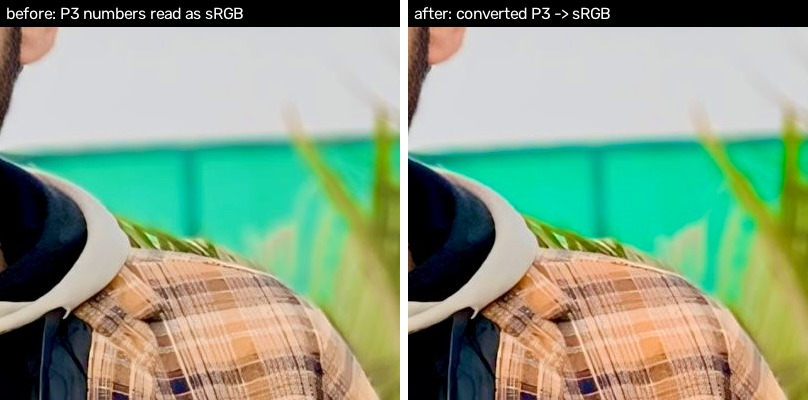
#> input picture fix-validation/2026-10-14/phase2-examples/display_p3_photo.jpg, 808 x 400 px; its folder holds only this picture in this run
$ python -i denoise_guard.py   (imports and definitions only)   (older library calls are emulated)
#> lines starting #> are read from the running program, lines starting #| are printed output that depends on the picture
"""Decide whether a denoised candidate is worth keeping.

Denoising trades grain for detail. This module measures both sides of that trade
against the image as it was immediately before denoising, and accepts the
candidate only when it removed real noise and left the structure alone.

All measurements are on the luminance channel, in 32-pixel blocks. The blocks
are ranked by how much large-scale structure they hold; the flattest quarter is
where noise is measured and the most structured quarter is where detail is.
Near-black and near-white blocks are left out, because grain is clipped there.

* **Noise removed.** Fine-band energy (what a one-pixel blur takes away) in the
  flat blocks, before and after, in grey levels. Flat regions hold almost no
  detail, so what disappears there is noise.
* **Structured detail kept.** Mid-band energy (one octave coarser) in the
  structured blocks, *minus the same energy in the flat blocks*. The flat blocks
  give the noise floor in that band, so the difference is structure alone. This
  is what makes the measure independent of how strong or how correlated the
  noise is: removing noise lowers both terms equally and leaves it unchanged.
* **Edges kept.** The same, for gradient energy.

Evidence (real CPU processing; grain was synthetic and Gaussian). On 110
ground-truth cases from 22 photographs, clean and with added grain:

* The noise-removed and noise-share limits were fixed on four photographs and
  then applied unchanged to the other eighteen. The residual-whiteness limit
  could not be: no case on the four photographs depends on it, so it was chosen
  with the eighteen in view and has no held-out check. Together they kept 50 of
  the 59 held-out cases where denoising moved the result toward the clean
  original and refused 18 of the 21 where it moved it away.
* The pipeline's edge-aware denoiser kept 1.00 of the structured detail in every
  one of those cases, helpful or not, so the detail limits never fired on it. A
  plain Gaussian blur given as the candidate kept 0.26 to 0.82 and was refused
  every time. The detail limits are therefore a guard against a destructive
  candidate, verified against one, not a tuned quality threshold.

What this cannot see: fine-band texture (skin pores, fabric weave) in flat
regions is indistinguishable from grain by any measure here, and real sensor
noise is signal-dependent, which a flat-region noise floor only approximates.
The limits need re-checking on full-resolution real photographs.
"""
import cv2
import numpy as np
from django.conf import settings

# Candidate strengths tried in order: the full candidate, then blends back toward
# the pre-denoise reference.
BLEND_STRENGTHS = (1.0, 0.85, 0.7, 0.55, 0.4)
_WINDOW = 1024       # analysis windows keep the cost bounded on large photos
_GRID = 3            # ...at most a 3x3 spread of them
_BLOCK = 32
_USABLE_RANGE = (16.0, 239.0)  # mean grey level outside which grain is clipped
_MINIMUM_STRUCTURE = 1.0  # squared grey levels: below this there is no structure to protect


# [8 lines left out: function _windows, not called in this run]


def _bands(gray):
    """Squared ``(fine, mid, edge)`` detail and the smooth base they were taken from."""
    gray = gray.astype(np.float32)
    blur_fine = cv2.GaussianBlur(gray, (0, 0), 1.0)
    smooth = cv2.GaussianBlur(gray, (0, 0), 2.5)
    fine = np.abs(gray - blur_fine)
    mid = (blur_fine - smooth) ** 2
    edge = _gradient(blur_fine) ** 2
    return fine, mid, edge, smooth


# [6 lines left out: function _block_means, not called in this run]


def _gradient(image):
    return cv2.magnitude(
        cv2.Sobel(image, cv2.CV_32F, 1, 0, ksize=3), cv2.Sobel(image, cv2.CV_32F, 0, 1, ksize=3),
    )


class _Region:
    """One analysis window of the reference, with its flat and structured blocks chosen."""

    # [69 lines left out: functions __init__, _energies, compare, _retention, _summarise, not called in this run]


class DenoiseReference:
    """The pre-denoise image, analysed once and compared with each candidate."""

    # [60 lines left out: functions __init__, set_faces, _face_window, measure, limits, not called in this run]


def _below(value, minimum):
    return value is not None and value < minimum


# [64 lines left out: functions violations, judge_candidate, not called in this run]


_REJECTION_TEXT = {
    "too_little_noise_removed": "Denoising removed too little noise to justify changing the image.",
    "removed_texture_not_noise": (
        "What looked like noise is mostly texture: only a small share could be removed, "
        "and what was removed was not noise-like."
    ),
    "detail_removed": "Denoising removed structured detail, not only noise.",
    "edges_softened": "Denoising softened the image's edges.",
    "facial_detail_removed": "Denoising removed structured facial detail, not only noise.",
    "facial_edges_softened": "Denoising softened facial edges.",
}

>>> import cv2
>>> picture = cv2.imread('../fix-validation/2026-10-14/phase2-examples/display_p3_photo.jpg', cv2.IMREAD_GRAYSCALE)
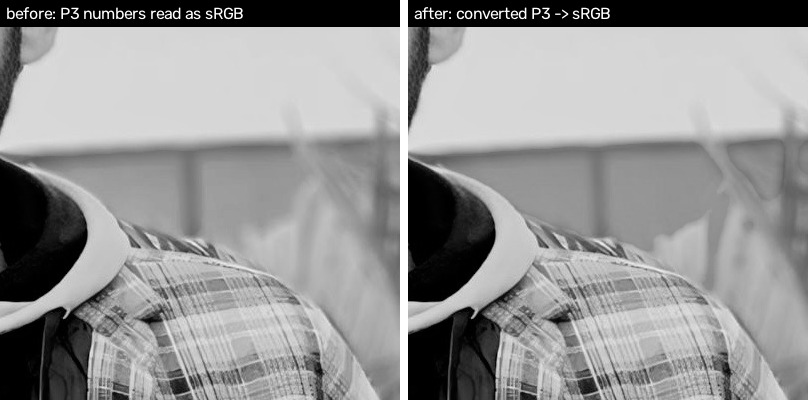
#> picture: shape (400, 808); min 0, max 255, mean 149
>>> result = _bands(picture)
#> in _bands, `blur_fine = cv2.GaussianBlur(gray, (0, 0), 1.0)`:
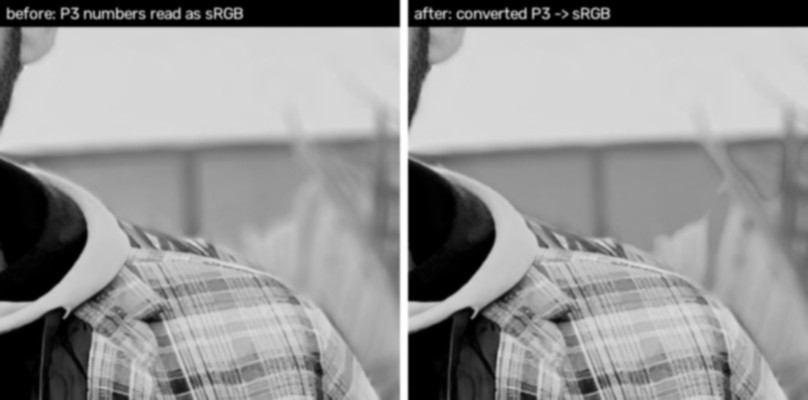
#> blur_fine: shape (400, 808) float32; min 0, max 255, mean 149
#> in _bands, `smooth = cv2.GaussianBlur(gray, (0, 0), 2.5)`:
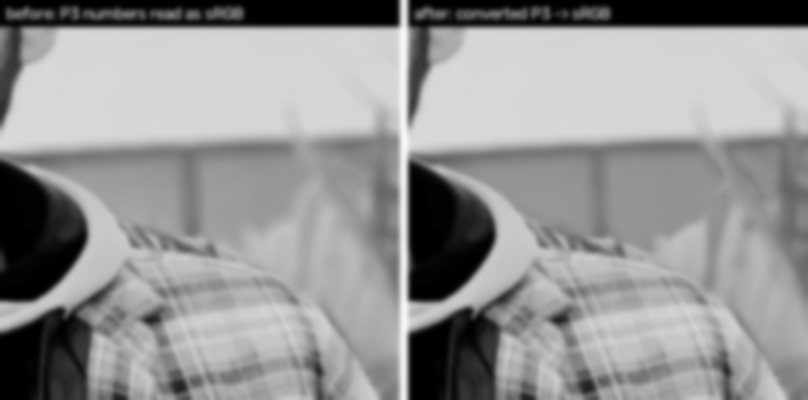
#> smooth: shape (400, 808) float32; min 0, max 248, mean 149
#> in _bands, `fine = np.abs(gray - blur_fine)`:
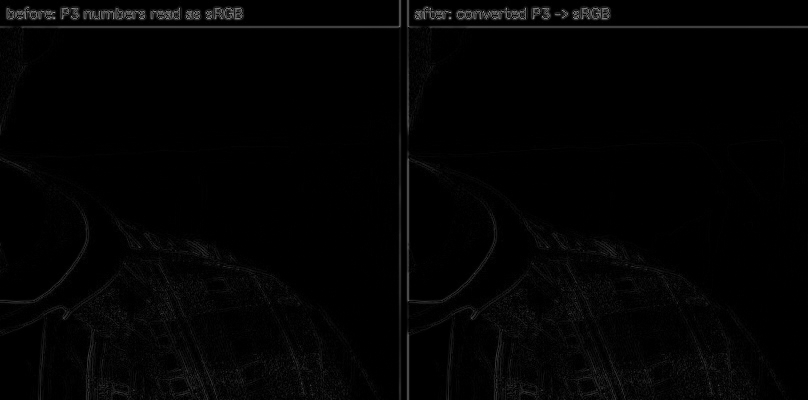
#> fine: shape (400, 808) float32; min 0, max 166.4, mean 3.7
#> in _gradient, `return cv2.magnitude( cv2.Sobel(image, cv2.CV_32F, 1, 0, ksize=3), cv2..`:
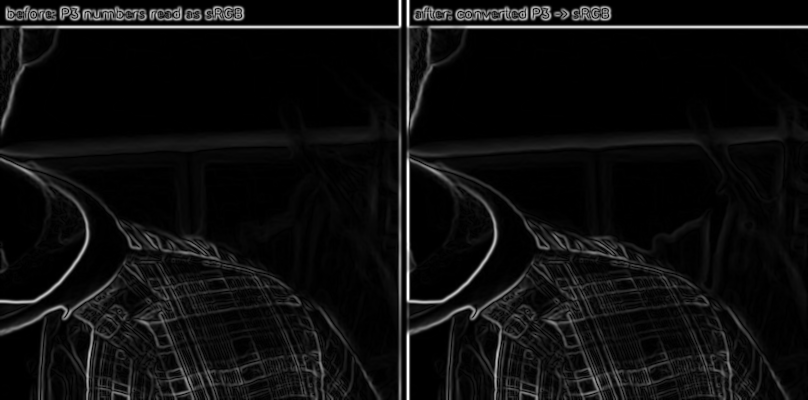
#> returned value: shape (400, 808) float32; min 0, max 653.7, mean 37.2; drawn with min black and max white
#> in _bands, `edge = _gradient(blur_fine) ** 2`:
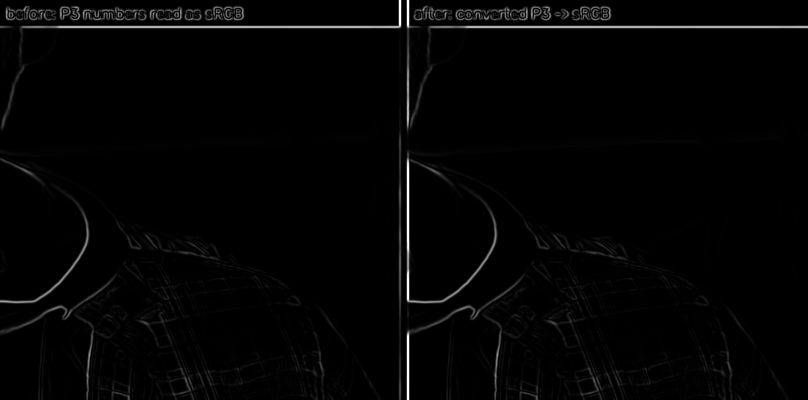
#> edge: shape (400, 808) float32; min 0, max 427367.1, mean 7046; drawn with min black and max white
